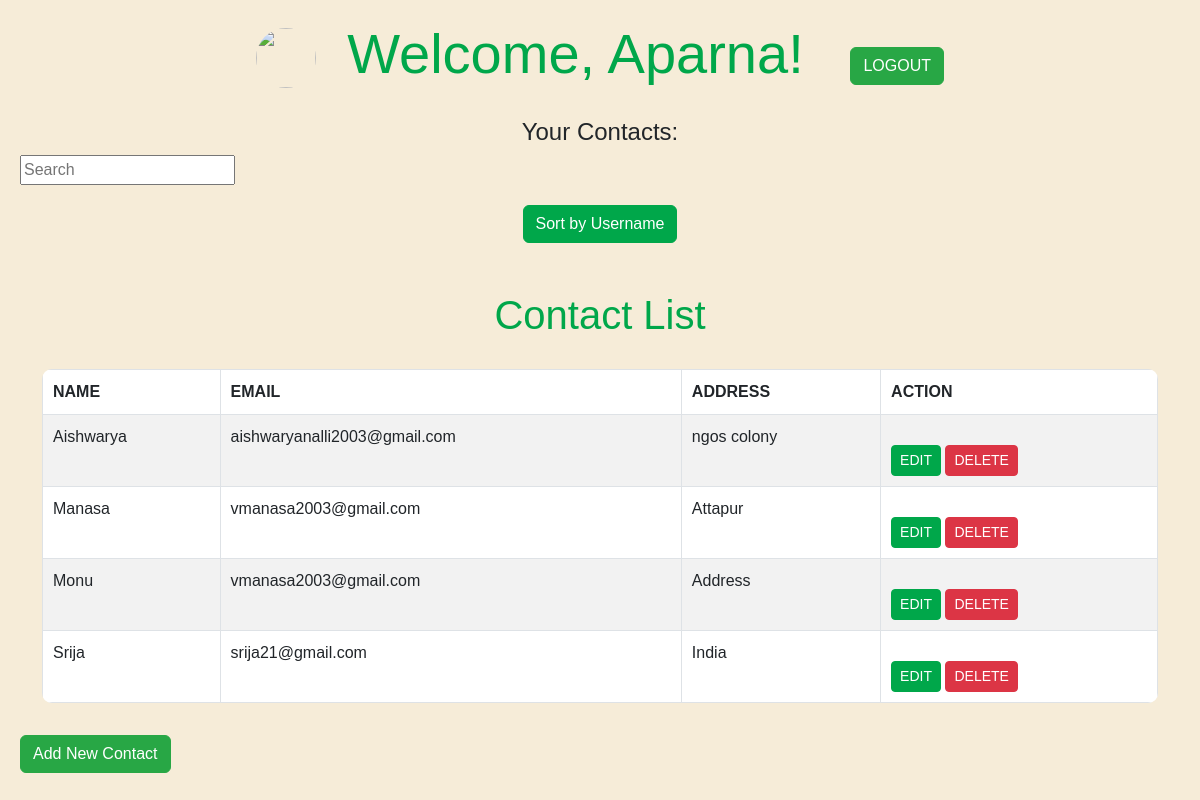
The app's page /home/sort_contacts/3 with its own data.
### addressapp/models.py (models this page shows, shortened)
class Profile(models.Model):
    email = models.EmailField()
    password = models.CharField(max_length=128)
    repassword = models.CharField(max_length=128)   # Store the hashed password
    photo = models.ImageField(upload_to='images/',default='manasa.jpeg')
    username = models.CharField(max_length=255)

class UserContact(models.Model):
    email = models.EmailField()
    address=models.TextField()
    username = models.CharField(max_length=255, blank=True)
    profile=models.ForeignKey(Profile, on_delete=models.CASCADE,default='')

### addressapp/views.py (the view)
# urls.py: path('home/sort_contacts/<int:id2>', views.sort_contacts, name='sort_contacts'),
def sort_contacts(request, id2):
    user = Profile.objects.get(pk= id2)
    contacts = UserContact.objects.filter(profile=user).order_by('username')
    return render(request, 'profile.html', {'contacts': contacts, 'user':user})

### templates/profile.html (shortened to what this page needs)
{%load static%}
<!DOCTYPE html>
<html>
<head>
    <link href="https://cdn.jsdelivr.net/npm/bootstrap@5.3.0/dist/css/bootstrap.min.css" rel="stylesheet">
</head>
<body>
    <h1 class="display-4"><img src="{{user.images.photo.url}}" alt="" width="60" height="60" class="rounded-circle">&nbsp Welcome, {{ user.username }}!<span>&nbsp &nbsp<a href="{% url 'home' %}" class="btn btn-success mt-3">LOGOUT</a></span></h1>
    <h2 class="h4">Your Contacts:</h2>
      <form action="{% url 'search-area' id1=user.id%}" method="GET" class="" id='search-form'>
        <input type="search-name" class="" name="search-area" placeholder="Search"
            value={{search_input}}>
        <i onclick="document.getElementById('search-form').submit();" style="padding-left: 5px;"
            class="fas fa-search"></i>
    </form>
    <h2>
        <a href="{% url 'sort_contacts' id2=user.id %}" class="btn btn-primary">Sort by Username</a>
    </h2>
    <div class="container mt-5">
        <h1>Contact List</h1>
        <table class="table table-bordered table-striped">
          <thead class="thead-dark">
            <tr>
              <th>Name</th>
              <th>Email</th>
              <th>Address</th>
              <th>Action</th>
            </tr>
          </thead>
          <tbody>
            {% for contact in contacts %}
            <tr>
              <td>{{ contact.username }}</td>
              <td>{{ contact.email }}</td>
              <td>{{ contact.address }}</td>
              <td>
                <a href="{% url 'update' user_id=user.id contact_id=contact.id %}" class="btn btn-primary btn-sm">EDIT</a>
                <a href="{% url 'delete' user_id=user.id contact_id=contact.id %}" class="btn btn-danger btn-sm">DELETE</a>
              </td>
            </tr>
            {% endfor %}
          </tbody>
        </table>
      </div>
    <a href="{% url 'useradd' user_id=user.id %}" class="btn btn-success mt-3">Add New Contact</a>
</body>
</html>

### templates/profile.html (style rules this page uses)
body { background-color: #f6ecd8; padding: 20px; font-family: 'Segoe UI', Tahoma, Geneva, Verdana, sans-serif; }
h1, h2 { color: #00a74a; text-align: center; margin-bottom: 30px; }
table { width: 100%; border-collapse: collapse; border-radius: 10px; overflow: hidden; }
th, td { padding: 10px; text-align: left; border-bottom: 2px solid #dee2e6; }
th { background-color: #00a74a; color: #ffffff; text-transform: uppercase; font-weight: bold; }
tbody tr:nth-child(even) { background-color: #f8f9fa; }
tbody tr:nth-child(odd) { background-color: #f1f1f1; }
.btn-primary { background-color: #00a74a; border-color: #00a74a; }
.btn-success { background-color: #28a745; border-color: #28a745; }
.btn-danger { background-color: #dc3545; border-color: #dc3545; }
a { display: inline-block; margin-top: 20px; background-color: #00a74a; color: #ffffff; padding: 10px 20px; text-decoration: none; border-radius: 5px; }
body { font-family: Arial, sans-serif; }
.table td, .table th { padding: 10px; }

### records on screen
Profile: username "Aparna"
UserContact: username "Aishwarya", email "aishwaryanalli2003@gmail.com", address "ngos colony"
UserContact: username "Manasa", email "vmanasa2003@gmail.com", address "Attapur"
UserContact: username "Monu", email "vmanasa2003@gmail.com", address "Address"
UserContact: username "Srija", email "srija21@gmail.com", address "India"
